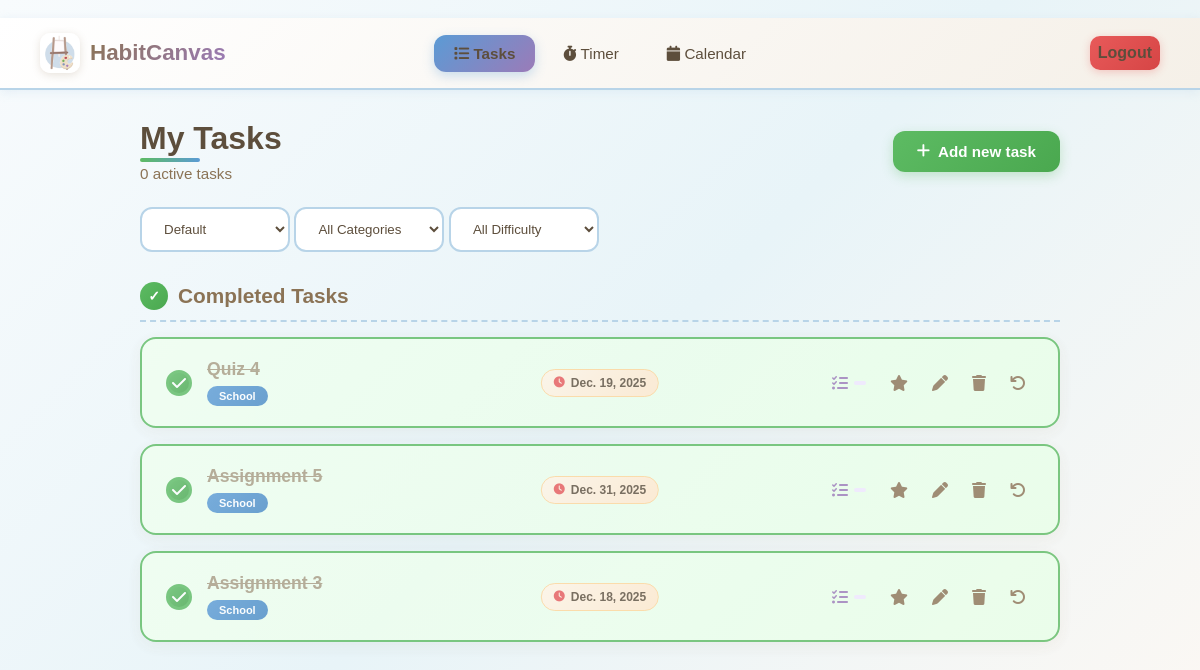
/dashboard/ (signed in), run on the app's committed database.
### main/models.py (models this page shows, shortened)
class Task(models.Model):
    CATEGORY_CHOICES = [
        ("School", "School"),
        ("Personal", "Personal"),
        ("Work", "Work"),
    ]
    DIFFICULTY_CHOICES = [
        ("Easy", "Easy"),
        ("Medium", "Medium"),
        ("Hard", "Hard"),
    ]
    user = models.ForeignKey(
        User,
        on_delete=models.CASCADE,
        related_name="tasks"
    )
    title = models.CharField(max_length=255)
    category = models.CharField(max_length=20, choices=CATEGORY_CHOICES)
    difficulty = models.CharField(max_length=20, choices=DIFFICULTY_CHOICES)
    completed = models.BooleanField(default=False)
    favorite = models.BooleanField(default=False)
    priority = models.IntegerField(default=0)
    due_date = models.DateField(null=True, blank=True)  # Added due_date
    created_at = models.DateTimeField(auto_now_add=True)
    add_to_calendar = models.BooleanField(default=False, help_text="Automatically sync this task to calendar")
    linked_calendar_event = models.ForeignKey(
        'CalendarEvent',
        on_delete=models.SET_NULL,
        null=True,
        blank=True,
        related_name='linked_task',
        help_text="Calendar event linked to this task"
    )
    class Meta:
        ordering = ['-priority', '-favorite', '-created_at']  # default ordering
    def subtask_progress(self):
        subtasks = self.subtasks.all()
        total = subtasks.count()
        completed = subtasks.filter(completed=True).count()
        return completed, total
    def subtask_progress_percent(self):
        completed, total = self.subtask_progress()
        if total == 0:
            return 0
        return int((completed / total) * 100)

### main/views.py (the view)
# urls.py: path("dashboard/", dashboard_view, name="dashboard"),
@login_required
def dashboard_view(request):
    tasks = Task.objects.filter(user=request.user)
    category = request.GET.get("category")
    difficulty = request.GET.get("difficulty")
    sort = request.GET.get("sort", "default")
    if category:
        tasks = tasks.filter(category=category)
    if difficulty:
        tasks = tasks.filter(difficulty=difficulty)
    tasks = tasks.order_by("-priority", "-id") if sort == "priority" else tasks.order_by("-id")
    active_count = tasks.filter(completed=False).count()
    form = TaskForm()
    return render(request, "main/dashboard.html", {
        "tasks": tasks,
        "form": form,
        "active_count": active_count,
    })

### main/forms.py
class TaskForm(forms.ModelForm):
    class Meta:
        model = Task
        fields = ["title", "category", "difficulty", "due_date", "priority", "completed", "favorite"]
        widgets = {
            "due_date": forms.DateInput(attrs={"type": "date"})
        }

### main/templates/main/dashboard.html (shortened to what this page needs)
﻿{% load static %}
<!DOCTYPE html>
<html lang="en">
<head>
    <link rel="stylesheet" href="{% static 'css/dashboard.css' %}">
    <link rel="stylesheet" href="https://cdnjs.cloudflare.com/ajax/libs/font-awesome/6.5.0/css/all.min.css">
    <link rel="stylesheet" href="https://cdn.jsdelivr.net/npm/flatpickr/dist/flatpickr.min.css">
</head>
<body>
<header class="top-nav">
    <div class="left">
        <img src="{% static 'habitcanvass.jpg' %}" class="logo-img">
        <span class="logo-text">HabitCanvas</span>
    </div>
    <div class="nav-center">
        <a href="#" class="nav-btn active"><i class="fa fa-list"></i> Tasks</a>
        <a href="/timer" class="nav-btn"><i class="fa fa-stopwatch"></i> Timer</a>
        <a href="/calendar" class="nav-btn"><i class="fa fa-calendar"></i> Calendar</a>
    </div>
    <div class="right">
        <a href="#" class="btn-logout" id="openLogout">Logout</a>
    </div>
</header>
<div class="page-container">
    <div class="header-row">
        <div>
            <h2>My Tasks</h2>
            <p class="subtext">
                <span id="activeTaskCount">{{ active_count }}</span> active tasks
            </p>
        </div>
        <a href="#" class="btn-primary" id="openAddBtn">
            <i class="fa fa-plus"></i> Add new task
        </a>
    </div>
    <div class="filters">
        <form method="GET" id="filterForm">
            <select name="sort" onchange="this.form.submit()">
                <option value="default" {% if request.GET.sort == 'default' or not request.GET.sort %}selected{% endif %}>Default</option>
            </select>
            <select name="category" onchange="this.form.submit()">
                <option value="" {% if not request.GET.category %}selected{% endif %}>All Categories</option>
            </select>
            <select name="difficulty" onchange="this.form.submit()">
                <option value="" {% if not request.GET.difficulty %}selected{% endif %}>All Difficulty</option>
            </select>
        </form>
    </div>
    <div class="task-list">
        <h3 class="completed-title">Completed Tasks</h3>
        <div id="completed-tasks">
            {% for task in tasks %}
                {% if task.completed %}
                    {% include "main/partials/task_card.html" with task=task %}
                {% endif %}
            {% endfor %}
        </div>
    </div>
</div>
</body>
</html>

### main/templates/main/partials/task_card.html (shortened to what this page needs)
<div class="task-card {% if task.completed %}completed{% endif %}"
     data-priority="{{ task.priority }}"
     data-id="{{ task.id }}">
    <div class="task-main-row">
        <div class="left">
            <div class="circle {% if task.completed %}checked{% endif %}"
                data-id="{{ task.id }}">
                <i class="fa fa-check" {% if not task.completed %}style="display:none"{% endif %}></i>
            </div>
            <div class="title-category">
                <span class="task-title {% if task.completed %}crossed{% endif %}">
                    {{ task.title }}
                </span>
                {% if task.category %}
                <div class="tag" data-category="{{ task.category }}">{{ task.category }}</div>
                {% endif %}
            </div>
        </div>
        {% if task.due_date %}
        <span class="task-deadline">
            <i class="fa fa-clock"></i> {{ task.due_date }}
        </span>
        {% endif %}
        <div class="right">
            <a href="#" class="subtask-toggle-btn" data-id="{{ task.id }}">
                <i class="fa fa-list-check"></i>
                <span class="subtask-count" data-task-id="{{ task.id }}">
                </span>
            </a>
            <a href="#" class="favorite-btn" data-id="{{ task.id }}">
                <i class="fa fa-star {% if task.favorite %}starred{% endif %}"></i>
            </a>
            <a href="#" class="edit-btn"
               data-id="{{ task.id }}"
               data-title="{{ task.title }}"
               data-category="{{ task.category }}"
               data-difficulty="{{ task.difficulty }}"
               data-priority="{{ task.priority }}"
               data-due="{{ task.due_date|default_if_none:'' }}">
                <i class="fa fa-pen"></i>
            </a>
            <a href="#" class="delete-btn" data-id="{{ task.id }}">
                <i class="fa fa-trash"></i>
            </a>
            <button class="complete-btn" data-id="{{ task.id }}">
                {% if task.completed %}
                    <i class="fa fa-undo"></i>
                {% else %}
                    <i class="fa fa-check"></i>
                {% endif %}
            </button>
        </div>
    </div>
</div>

### data on the page
Task: completed True (drawn), title "Quiz 4", category "School", due_date "Dec. 19, 2025", favorite False (drawn)
Task: completed True (drawn), title "Assignment 5", category "School", due_date "Dec. 31, 2025", favorite False (drawn)
Task: completed True (drawn), title "Assignment 3", category "School", due_date "Dec. 18, 2025", favorite False (drawn)

### other printed values
{{ active_count }} "0"
